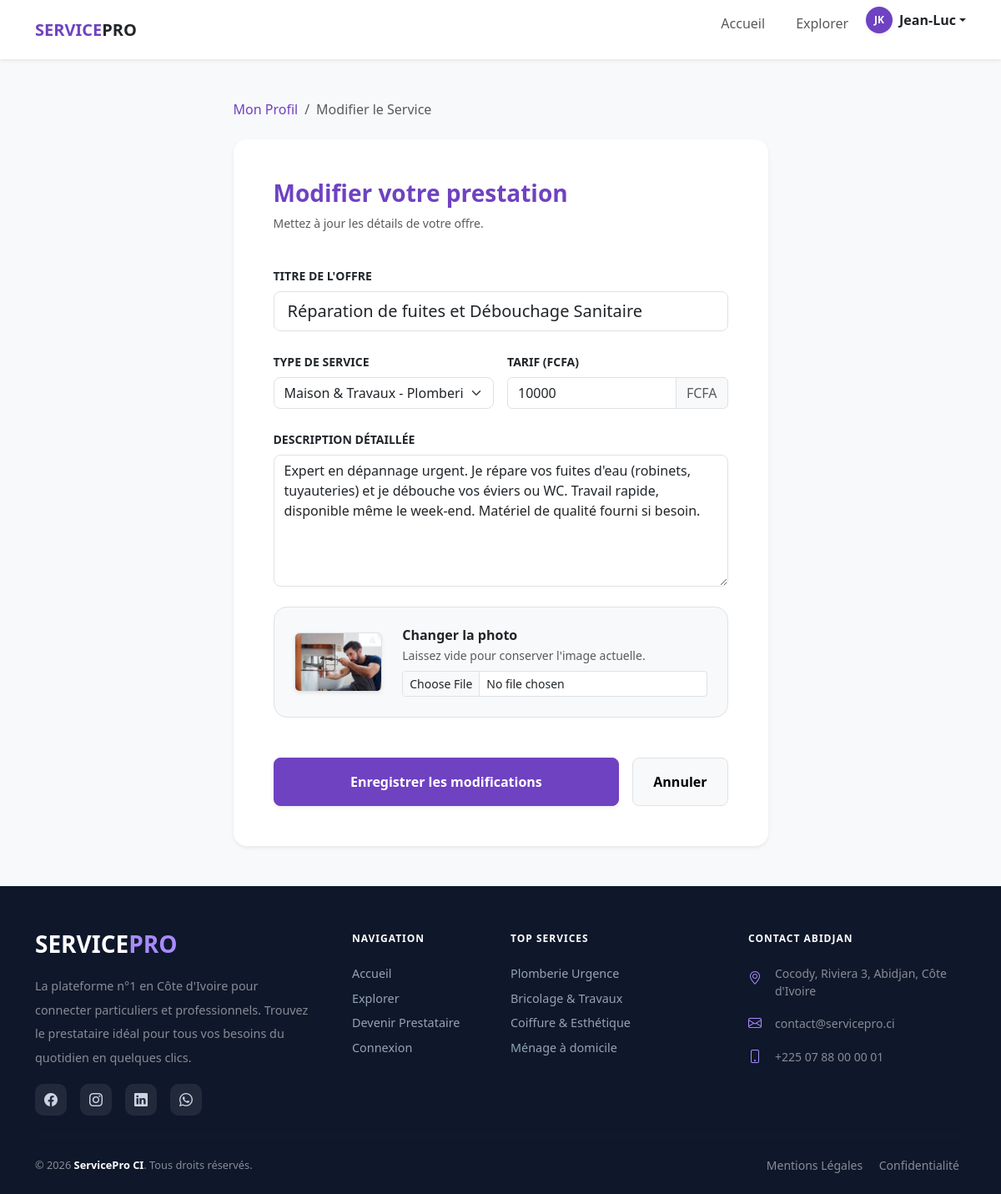
Page /modifier_prestation.php?id=3 (signed in) on the committed database.
### tables this page shows
CREATE TABLE `Prestation` (
  `id_prestation` int NOT NULL,
  `titre_prestation` varchar(200) NOT NULL,
  `description_prestation` text,
  `prix_prestation` decimal(10,2) NOT NULL,
  `image_prestation` varchar(255) DEFAULT NULL,
  `datecrea_prestation` datetime DEFAULT CURRENT_TIMESTAMP,
  `id_service` int NOT NULL,
  `id_utilisateur` int NOT NULL,
  `statut_prestation` varchar(20) DEFAULT 'en_attente'
);

CREATE TABLE `Service` (
  `id_service` int NOT NULL,
  `nom_service` varchar(100) NOT NULL,
  `id_categorie` int NOT NULL
);

CREATE TABLE `Categorie` (
  `id_categorie` int NOT NULL,
  `nom_categorie` varchar(100) NOT NULL,
  `icone_categorie` varchar(50) DEFAULT NULL
);

### modifier_prestation.php (the view, shortened to what this page needs)
<?php
require_once("includes/db.php");
$user_id = $_SESSION['user_id'];
$id_presta = isset($_GET['id']) ? (int)$_GET['id'] : 0;
$stmt = $conn->prepare("SELECT * FROM Prestation WHERE id_prestation = ? AND id_utilisateur = ?");
$stmt->execute([$id_presta, $user_id]);
$presta = $stmt->fetch(PDO::FETCH_ASSOC);
$services_sql = "SELECT s.*, c.nom_categorie FROM Service s JOIN Categorie c ON s.id_categorie = c.id_categorie ORDER BY c.nom_categorie, s.nom_service";
$liste_services = $conn->query($services_sql)->fetchAll(PDO::FETCH_ASSOC);
?>
<!DOCTYPE html>
<html lang="fr">
<head>
    <link href="https://cdn.jsdelivr.net/npm/bootstrap@5.3.0/dist/css/bootstrap.min.css" rel="stylesheet">
    <link rel="stylesheet" href="https://cdn.jsdelivr.net/npm/bootstrap-icons@1.11.0/font/bootstrap-icons.css">
    <link rel="stylesheet" href="assets/css/style.css">
</head>
<body class="bg-light">
    <?php include("includes/barre_navigation.php"); ?>
    <div class="container py-5">
        <div class="row justify-content-center">
            <div class="col-lg-7">
                <nav aria-label="breadcrumb" class="mb-4">
                    <ol class="breadcrumb">
                        <li class="breadcrumb-item"><a href="mon_profil.php" class="text-decoration-none">Mon Profil</a></li>
                        <li class="breadcrumb-item active">Modifier le Service</li>
                    </ol>
                </nav>
                <div class="card border-0 shadow-sm p-4 p-md-5 rounded-4">
                    <div class="mb-4">
                        <h2 class="fw-bold h3 text-primary">Modifier votre prestation</h2>
                        <p class="text-muted small">Mettez à jour les détails de votre offre.</p>
                    </div>
                    <form action="" method="POST" enctype="multipart/form-data">
                        <div class="mb-4">
                            <label class="form-label fw-bold small text-uppercase">Titre de l'offre</label>
                            <input type="text" name="titre_prestation" class="form-control form-control-lg rounded-3"
                                value="<?php echo htmlspecialchars($presta['titre_prestation']); ?>" required>
                        </div>
                        <div class="row g-3 mb-4">
                            <div class="col-md-6">
                                <label class="form-label fw-bold small text-uppercase">Type de service</label>
                                <select name="id_service" class="form-select rounded-3" required>
                                    <?php foreach($liste_services as $s): ?>
                                    <option value="<?php echo $s['id_service']; ?>" <?php echo ($s['id_service'] == $presta['id_service']) ? 'selected' : ''; ?>>
                                        <?php echo $s['nom_categorie'] . ' - ' . $s['nom_service']; ?>
                                    </option>
                                    <?php endforeach; ?>
                                </select>
                            </div>
                            <div class="col-md-6">
                                <label class="form-label fw-bold small text-uppercase">Tarif (FCFA)</label>
                                <div class="input-group">
                                    <input type="number" name="prix_prestation" class="form-control"
                                        value="<?php echo (int)$presta['prix_prestation']; ?>" step="100" required>
                                    <span class="input-group-text bg-light text-muted">FCFA</span>
                                </div>
                            </div>
                        </div>
                        <div class="mb-4">
                            <label class="form-label fw-bold small text-uppercase">Description détaillée</label>
                            <textarea name="description_prestation" class="form-control rounded-3" rows="6"
                                required><?php echo htmlspecialchars($presta['description_prestation']); ?></textarea>
                        </div>
                        <div class="mb-4 p-4 border rounded-4 bg-light">
                            <div class="row align-items-center">
                                <div class="col-md-3 mb-3 mb-md-0">
                                    <img src="<?php echo $presta['image_prestation']; ?>" class="img-fluid rounded shadow-sm border" alt="Aperçu">
                                </div>
                                <div class="col-md-9">
                                    <h6 class="fw-bold mb-1">Changer la photo</h6>
                                    <p class="text-muted small mb-2">Laissez vide pour conserver l'image actuelle.</p>
                                    <input type="file" name="image_prestation" class="form-control form-control-sm" accept="image/*">
                                </div>
                            </div>
                        </div>
                        <div class="d-flex gap-3 mt-5">
                            <button type="submit" class="btn btn-primary px-5 py-3 fw-bold flex-grow-1 shadow-sm rounded-pill">
                                Enregistrer les modifications
                            </button>
                            <a href="mon_profil.php" class="btn btn-light px-4 py-3 fw-bold border rounded-pill">Annuler</a>
                        </div>
                    </form>
                </div>
            </div>
        </div>
    </div>
    <?php include("includes/pied_de_page.php");?>
</body>
</html>

### assets/css/style.css (style rules this page uses)
:root { --primary-color: #6f42c1; --secondary-color: #f8f9fa; }
html { overflow-x: hidden; }
body { font-family: 'Segoe UI', Tahoma, Geneva, Verdana, sans-serif; color: #333; width: 100%; margin: 0; padding: 0; }
* { box-sizing: border-box; }
img, video, iframe { max-width: 100%; }
.text-primary { color: var(--primary-color) !important; }
.btn-primary { background-color: var(--primary-color); border-color: var(--primary-color); }
.rounded-pill, .rounded-md-pill { border-radius: 8px !important; }
.btn { --bs-btn-border-radius: 8px; padding-left: 1.5rem; padding-right: 1.5rem; font-weight: 600; transition: all 0.3s ease; }
a { color: var(--primary-color); text-decoration: none; }
.btn-primary { background-color: var(--primary-color) !important; border-color: var(--primary-color) !important; }

### rows in the picture
prestation: titre_prestation "Réparation de fuites et Débouchage Sanitaire", id_service "Maison & Travaux - Plomberie", prix_prestation "10000", description_prestation "Expert en dépannage urgent. Je répare vos fuites d'eau (robinets, tuyauteries) et je débouche vos éviers ou WC. Travail rapide, disponible même le week-end. Matériel de qualité fourni si besoin.", image_prestation (picture)

### other values in the picture
$_SESSION['user_prenom'] "Jean-Luc"
